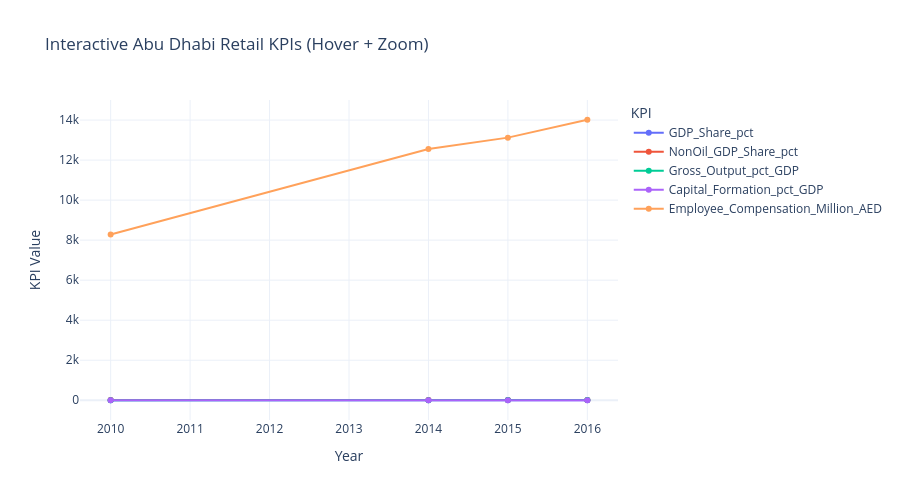

Here is the notebook cell this chart was saved with:
### Code cell
# Long format for interactivity
long_df = analysis_df.melt(
    id_vars='Date',
    value_vars=kpi_cols,
    var_name='KPI',
    value_name='Value'
)

# Interactive line chart
fig = px.line(
    long_df, 
    x='Date', 
    y='Value', 
    color='KPI',
    markers=True,
    title='Interactive Abu Dhabi Retail KPIs (Hover + Zoom)',
    labels={'Value': 'KPI Value', 'Date': 'Year'}
)

fig.update_layout(
    template='plotly_white',
    height=500,
    showlegend=True,
    hovermode='x unified'
)

fig.show()

### Figure 1 — Plotly figure (JSON) as saved in the notebook; plotly's stock layout.template omitted (floating-point values rounded to 4 significant figures)
{"data": [{"hovertemplate": "KPI=GDP_Share_pct<br>Year=%{x}<br>KPI Value=%{y}<extra></extra>", "legendgroup": "GDP_Share_pct", "line": {"color": "#636efa", "dash": "solid"}, "marker": {"symbol": "circle"}, "mode": "lines+markers", "name": "GDP_Share_pct", "orientation": "v", "showlegend": true, "type": "scatter", "x": [2010, 2014, 2015, 2016], "xaxis": "x", "y": [4.2, 3.9, 5.3, 5.9], "yaxis": "y"}, {"hovertemplate": "KPI=NonOil_GDP_Share_pct<br>Year=%{x}<br>KPI Value=%{y}<extra></extra>", "legendgroup": "NonOil_GDP_Share_pct", "line": {"color": "#EF553B", "dash": "solid"}, "marker": {"symbol": "circle"}, "mode": "lines+markers", "name": "NonOil_GDP_Share_pct", "orientation": "v", "showlegend": true, "type": "scatter", "x": [2010, 2014, 2015, 2016], "xaxis": "x", "y": [8.2, 7.8, 8.1, 8.1], "yaxis": "y"}, {"hovertemplate": "KPI=Gross_Output_pct_GDP<br>Year=%{x}<br>KPI Value=%{y}<extra></extra>", "legendgroup": "Gross_Output_pct_GDP", "line": {"color": "#00cc96", "dash": "solid"}, "marker": {"symbol": "circle"}, "mode": "lines+markers", "name": "Gross_Output_pct_GDP", "orientation": "v", "showlegend": true, "type": "scatter", "x": [2010, 2014, 2015, 2016], "xaxis": "x", "y": [5.9, 5.5, 7.5, 8.4], "yaxis": "y"}, {"hovertemplate": "KPI=Capital_Formation_pct_GDP<br>Year=%{x}<br>KPI Value=%{y}<extra></extra>", "legendgroup": "Capital_Formation_pct_GDP", "line": {"color": "#ab63fa", "dash": "solid"}, "marker": {"symbol": "circle"}, "mode": "lines+markers", "name": "Capital_Formation_pct_GDP", "orientation": "v", "showlegend": true, "type": "scatter", "x": [2010, 2014, 2015, 2016], "xaxis": "x", "y": [0.2, 0.3, 0.4, 0.5], "yaxis": "y"}, {"hovertemplate": "KPI=Employee_Compensation_Million_AED<br>Year=%{x}<br>KPI Value=%{y}<extra></extra>", "legendgroup": "Employee_Compensation_Million_AED", "line": {"color": "#FFA15A", "dash": "solid"}, "marker": {"symbol": "circle"}, "mode": "lines+markers", "name": "Employee_Compensation_Million_AED", "orientation": "v", "showlegend": true, "type": "scatter", "x": [2010, 2014, 2015, 2016], "xaxis": "x", "y": [8281.0, 12550.0, 13120.0, 14020.0], "yaxis": "y"}], "layout": {"height": 500, "hovermode": "x unified", "legend": {"title": {"text": "KPI"}, "tracegroupgap": 0}, "showlegend": true, "title": {"text": "Interactive Abu Dhabi Retail KPIs (Hover + Zoom)"}, "xaxis": {"anchor": "y", "domain": [0, 1], "title": {"text": "Year"}}, "yaxis": {"anchor": "x", "domain": [0, 1], "title": {"text": "KPI Value"}}}}
